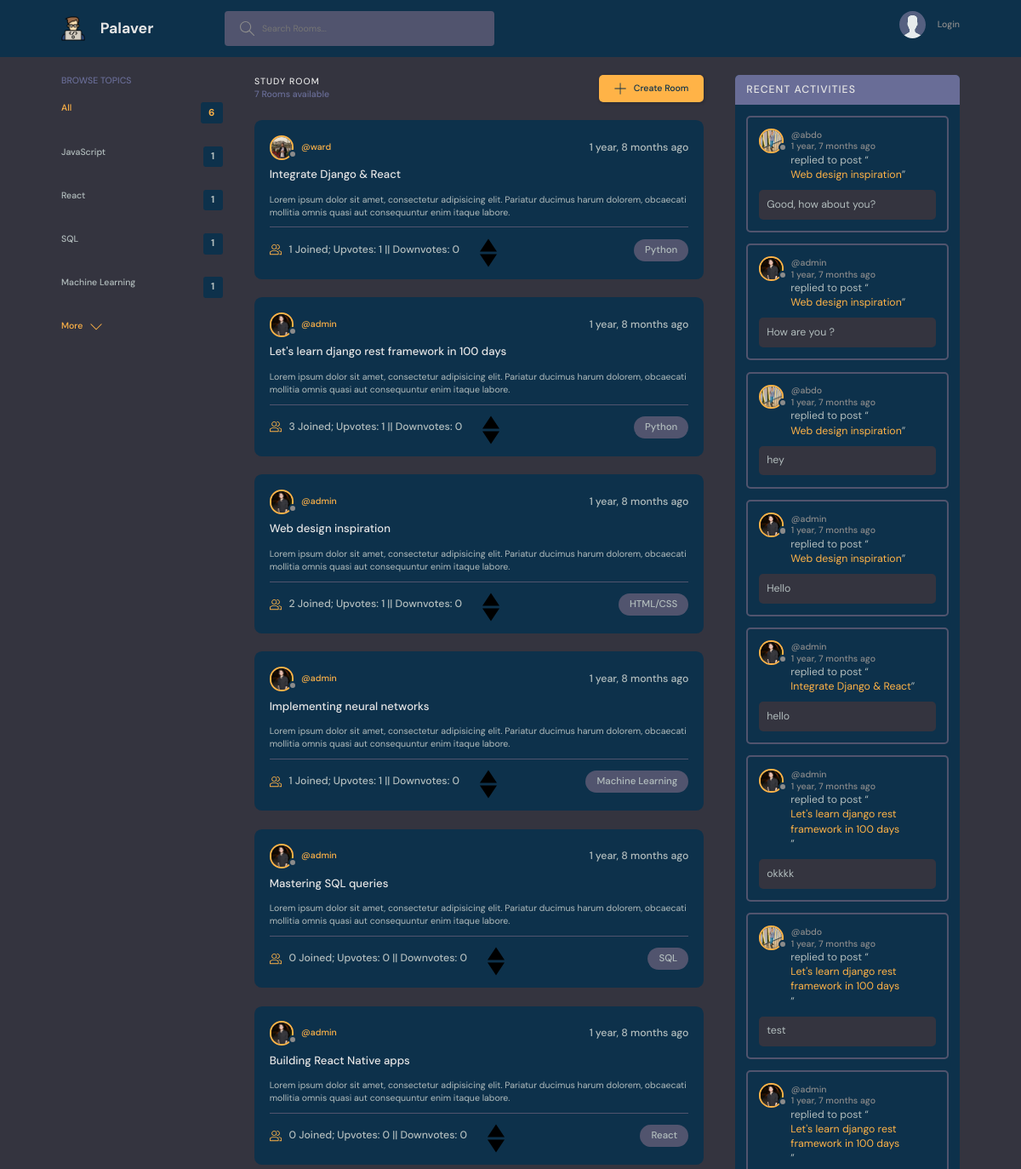
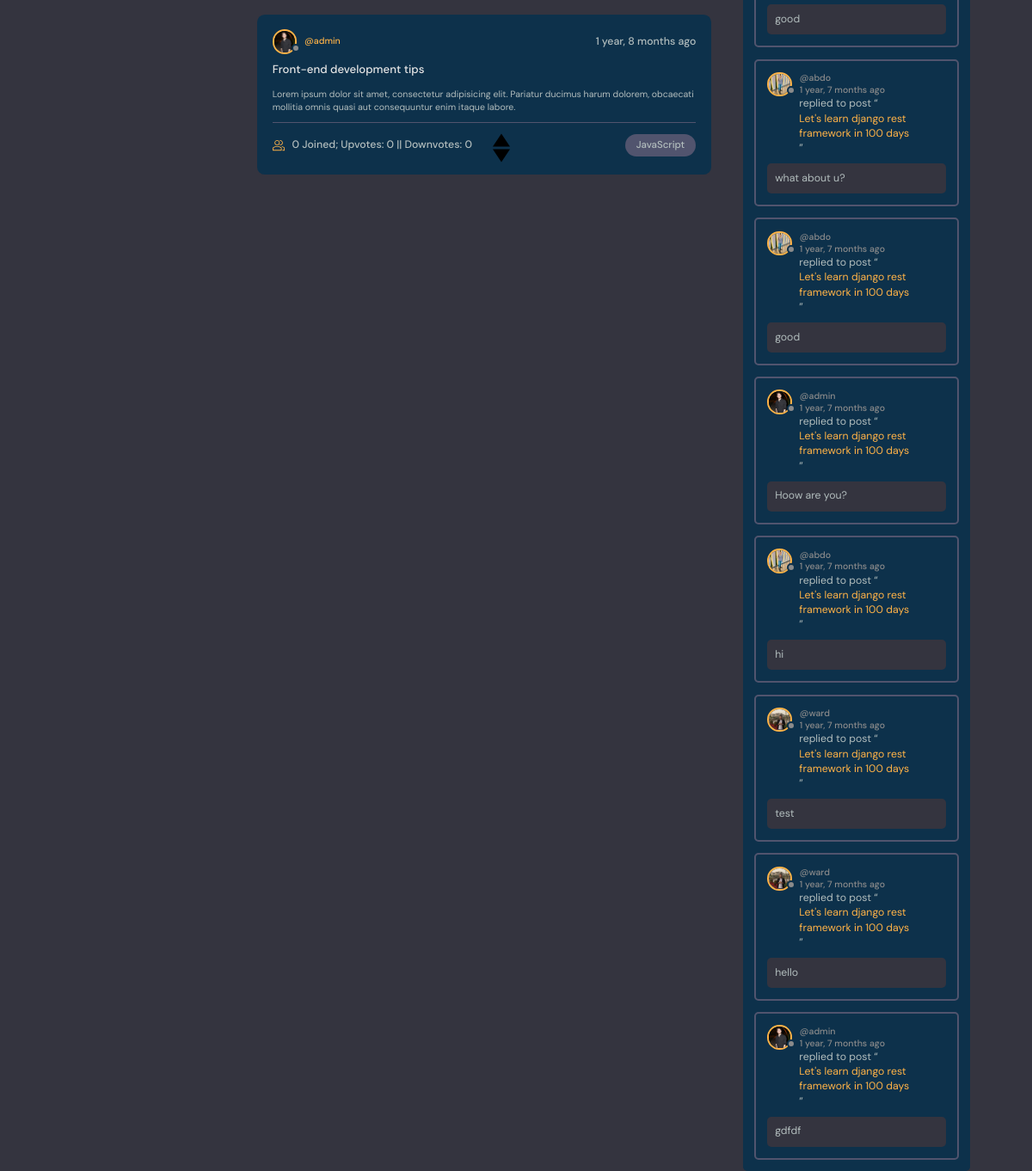
The page / on the database its author committed (2 pictures, top to bottom).
### base/models.py (models this page shows, shortened)
class Topic(models.Model):
    name = models.CharField(max_length=200)

class Room(models.Model):
    host = models.ForeignKey(User, on_delete=models.SET_NULL, null=True)
    topic = models.ForeignKey(Topic, on_delete=models.SET_NULL, null=True)
    name = models.CharField(max_length=200)
    description = models.TextField(null=True, blank=True)
    participants = models.ManyToManyField(User, related_name='participants', blank=True)
    updated = models.DateTimeField(auto_now=True)
    created = models.DateTimeField(auto_now_add=True)
    up_votes = models.ManyToManyField(User, related_name='up_votes', blank=True)
    down_votes = models.ManyToManyField(User, related_name='down_votes', blank=True)
    class Meta:
        ordering = ['-updated', '-created']
    def get_up_votes(self):
        return self.up_votes.count()
    def get_down_votes(self):
        return self.down_votes.count()

class User(AbstractUser):
    name = models.CharField(max_length=200, null=True)
    email = models.EmailField(unique= True, null=True)
    bio = models.TextField(null=True)
    avatar = models.ImageField(null=True, default='avatar.svg')
    followers = models.ManyToManyField('self', related_name='followingUsersModel', symmetrical=False, blank=True)
    USERNAME_FIELD = 'email'
    REQUIRED_FIELDS = []
    def get_user_last_access(self):
        last_access = self.last_login.strftime("%H:%M:%S").split(":")[0]
        time_now = datetime.now().strftime("%H:%M:%S").split(":")[0]
        last_access_day = self.last_login.strftime("%d-%m-%Y")
        time_now_day = datetime.now().strftime("%d-%m-%Y")
        online_status = False
        if int(time_now) - int(int(last_access)+3) <= 1 and last_access_day == time_now_day:
            online_status = True
        return online_status

class Message(models.Model):
    user = models.ForeignKey(User, on_delete=models.CASCADE)
    username = models.CharField(max_length=200, null=True)
    user_avatar = models.ImageField(null=True, default='avatar.svg')
    room = models.ForeignKey(Room, on_delete=models.CASCADE)
    body = models.TextField()
    updated = models.DateTimeField(auto_now=True)
    created = models.DateTimeField(auto_now_add=True)
    date = models.DateTimeField(default=datetime.now, blank=True)
    def __str__(self):
        return self.body[0:50]
    class Meta:
        ordering = ['-updated', '-created']

### base/views.py (the view)
# urls.py: path("", views.home, name="home"),
def home(request):
    q = request.GET.get('q') if request.GET.get('q') != None else ''
    rooms = Room.objects.filter(
        Q(topic__name__icontains=q) |
        Q(name__icontains = q) |
        Q(description__icontains = q)
        )
    topics = Topic.objects.all()
    room_count = rooms.count()
    room_messages = Message.objects.filter(
        Q(room__topic__name__icontains=q) |
        Q(room__name__icontains=q)
        )
    context = {'rooms':rooms, 'topics':topics, 'room_count':room_count, 'room_messages':room_messages}
    return render(request, 'base/home.html', context)

### base/context_processors.py (called while the page is built)
def notification(request):
    if request.user.is_authenticated:
        user = request.user
        notifications = Notification.objects.filter(user=user).order_by('-created')
        return {'notifications':notifications}
    else:
        return {}

def get_user_last_access(request):
    if request.user.is_authenticated:
        user = request.user
        last_access = user.last_login.strftime("%H:%M:%S").split(":")[0]
        time_now = datetime.datetime.now().strftime("%H:%M:%S").split(":")[0]
        last_access_day = user.last_login.strftime("%d-%m-%Y")
        time_now_day = datetime.datetime.now().strftime("%d-%m-%Y")
        online_status = False
        if int(time_now) - int(int(last_access)+3) <= 1 and last_access_day == time_now_day:
            online_status = True
        return {'online_status':online_status}
    else:
        return {}

### base/templates/base/home.html (shortened to what this page needs)
{% extends 'main.html' %}
{% block content %}
  <body>
    <main class="layout layout--3">
      <div class="container">
        {% include 'base/topics_component.html' %}
        <div class="roomList">
          <div class="roomList__header">
            <div>
              <h2>Study Room</h2>
              <p>{{ room_count }} Rooms available</p>
            </div>
            <a class="btn btn--main" href="{% url 'create-room' %}">
              <svg version="1.1" xmlns="http://www.w3.org/2000/svg" width="32" height="32" viewBox="0 0 32 32">
                <title>add</title>
                <path
                  d="M16.943 0.943h-1.885v14.115h-14.115v1.885h14.115v14.115h1.885v-14.115h14.115v-1.885h-14.115v-14.115z"
                ></path>
              </svg>
              Create Room
            </a>
          </div>
          {% include 'base/feed_component.html' %}
        </div>
        {% include 'base/activity_component.html' %}
      </div>
    </main>
{% endblock %}

### base/templates/base/topics_component.html
<div class="topics">
    <div class="topics__header">
      <h2>Browse Topics</h2>
    </div>
    <ul class="topics__list">
      <li>
        <a href="{% url 'home' %}" class="active">All <span>{{ topics.count }}</span></a>
      </li>
    {% for topic in topics|slice:4 %}
        <li>
            <a href="{% url 'home' %}?q={{topic.name}}">{{ topic.name }} <span>{{ topic.room_set.all.count }}</span></a>
        </li>
    {% endfor %}
    </ul>
    <a class="btn btn--link" href="{% url 'topic' %}">
      More
      <svg version="1.1" xmlns="http://www.w3.org/2000/svg" width="32" height="32" viewBox="0 0 32 32">
        <title>chevron-down</title>
        <path d="M16 21l-13-13h-3l16 16 16-16h-3l-13 13z"></path>
      </svg>
    </a>
  </div>

### base/templates/base/feed_component.html (shortened to what this page needs)
{% if rooms.all %}
{% for room in rooms %}
    <div class="roomListRoom">
    <div class="roomListRoom__header">
        <a href="{% url 'user-profile' room.host.id %}" class="roomListRoom__author">
        {% if room.host.get_user_last_access %}
          <div class="avatar avatar--small active">
        {% else %}
          <div class="avatar avatar--small">
        {% endif %}
            <img src="{{ room.host.avatar.url }}" />
        </div>
        <span>@{{room.host.username}}</span>
        </a>
        <div class="roomListRoom__actions">
        <span>{{ room.created|timesince }} ago</span>
        </div>
    </div>
    <div class="roomListRoom__content">
        <a href="{% url 'room' room.id %}">{{room.name}}</a>
        <p>
        Lorem ipsum dolor sit amet, consectetur adipisicing elit. Pariatur ducimus harum dolorem, obcaecati
        mollitia omnis quasi aut consequuntur enim itaque labore.
        </p>
    </div>
    <div class="roomListRoom__meta">
        <a href="{% url 'room' room.id %}" class="roomListRoom__joined">
        {{ room.participants.all.count }} Joined;
        Upvotes: {{room.get_up_votes}} ||
        Downvotes: {{room.get_down_votes}}
        <div class="vote-buttons">
            <form method="post" action="{% url 'up_vote' pk=room.id %}">
            </form>
            <form method="post" action="{% url 'down_vote' pk=room.id %}">
            </form>
        </div>
        </a>
        <p class="roomListRoom__topic">{{room.topic.name}}</p>
    </div>
    </div>
{% endfor %}
{% else %}
    <div class="roomListRoom">
    <div class="roomListRoom__content">
        <p>There are no rooms yet.</p>
    </div>
    </div>
{% endif %}

### base/templates/base/activity_component.html (shortened to what this page needs)
<div class="activities">
    <div class="activities__header">
      <h2>Recent Activities</h2>
    </div>
    {% if room_messages %}
    {% for message in room_messages %}
    <div class="activities__box">
      <div class="activities__boxHeader roomListRoom__header">
        <a href="{% url 'user-profile' message.user.id %}" class="roomListRoom__author">
          <div class="avatar avatar--small">
            <img src="{{ message.user.avatar.url }}" />
          </div>
          <p>
            <span>@{{message.user.username}}</span>
            <span>{{message.created|timesince}} ago</span>
          </p>
        </a>
      </div>
      <div class="activities__boxContent">
        <p>replied to post “<a href="{% url 'room' message.room.id %}">{{message.room.name}}</a>”</p>
        <div class="activities__boxRoomContent">
            {{message}}
        </div>
      </div>
    </div>
    {% endfor %}
    {% else %}
        <p>No recent activity</p>
    {% endif %}
  </div>

### base/templates/base/feed_component.html (style rules this page uses)
.vote-buttons { display: flex; flex-direction: column; align-items: center; }

### rows shown on the page
Topic: name "JavaScript", room_set.all.count "1"
Topic: name "React", room_set.all.count "1"
Topic: name "SQL", room_set.all.count "1"
Topic: name "Machine Learning", room_set.all.count "1"
Room: host.avatar (picture), host.username "ward", created "1 year, 8 months", name "Integrate Django & React", participants.all.count "1", get_up_votes "1", get_down_votes "0", topic.name "Python"
Room: host.avatar (picture), host.username "admin", created "1 year, 8 months", name "Let's learn django rest framework in 100 days", participants.all.count "3", get_up_votes "1", get_down_votes "0", topic.name "Python"
Room: host.avatar (picture), host.username "admin", created "1 year, 8 months", name "Web design inspiration", participants.all.count "2", get_up_votes "1", get_down_votes "0", topic.name "HTML/CSS"
Room: host.avatar (picture), host.username "admin", created "1 year, 8 months", name "Implementing neural networks", participants.all.count "1", get_up_votes "1", get_down_votes "0", topic.name "Machine Learning"
Room: host.avatar (picture), host.username "admin", created "1 year, 8 months", name "Mastering SQL queries", participants.all.count "0", get_up_votes "0", get_down_votes "0", topic.name "SQL"
Room: host.avatar (picture), host.username "admin", created "1 year, 8 months", name "Building React Native apps", participants.all.count "0", get_up_votes "0", get_down_votes "0", topic.name "React"
Room: host.avatar (picture), host.username "admin", created "1 year, 8 months", name "Front-end development tips", participants.all.count "0", get_up_votes "0", get_down_votes "0", topic.name "JavaScript"
Message: user.avatar (picture), user.username "abdo", created "1 year, 7 months", room.name "Web design inspiration", body "Good, how about you?"
Message: user.avatar (picture), user.username "admin", created "1 year, 7 months", room.name "Web design inspiration", body "How are you ?"
Message: user.avatar (picture), user.username "abdo", created "1 year, 7 months", room.name "Web design inspiration", body "hey"
Message: user.avatar (picture), user.username "admin", created "1 year, 7 months", room.name "Web design inspiration", body "Hello"
Message: user.avatar (picture), user.username "admin", created "1 year, 7 months", room.name "Integrate Django & React", body "hello"
Message: user.avatar (picture), user.username "admin", created "1 year, 7 months", room.name "Let's learn django rest framework in 100 days", body "okkkk"
Message: user.avatar (picture), user.username "abdo", created "1 year, 7 months", room.name "Let's learn django rest framework in 100 days", body "test"
Message: user.avatar (picture), user.username "admin", created "1 year, 7 months", room.name "Let's learn django rest framework in 100 days", body "good"
Message: user.avatar (picture), user.username "abdo", created "1 year, 7 months", room.name "Let's learn django rest framework in 100 days", body "what about u?"
Message: user.avatar (picture), user.username "abdo", created "1 year, 7 months", room.name "Let's learn django rest framework in 100 days", body "good"
Message: user.avatar (picture), user.username "admin", created "1 year, 7 months", room.name "Let's learn django rest framework in 100 days", body "Hoow are you?"
Message: user.avatar (picture), user.username "abdo", created "1 year, 7 months", room.name "Let's learn django rest framework in 100 days", body "hi"
Message: user.avatar (picture), user.username "ward", created "1 year, 7 months", room.name "Let's learn django rest framework in 100 days", body "test"
Message: user.avatar (picture), user.username "ward", created "1 year, 7 months", room.name "Let's learn django rest framework in 100 days", body "hello"
Message: user.avatar (picture), user.username "admin", created "1 year, 7 months", room.name "Let's learn django rest framework in 100 days", body "gdfdf"

### other values the page prints
{{ topics.count }} "6"
{{ room_count }} "7"
